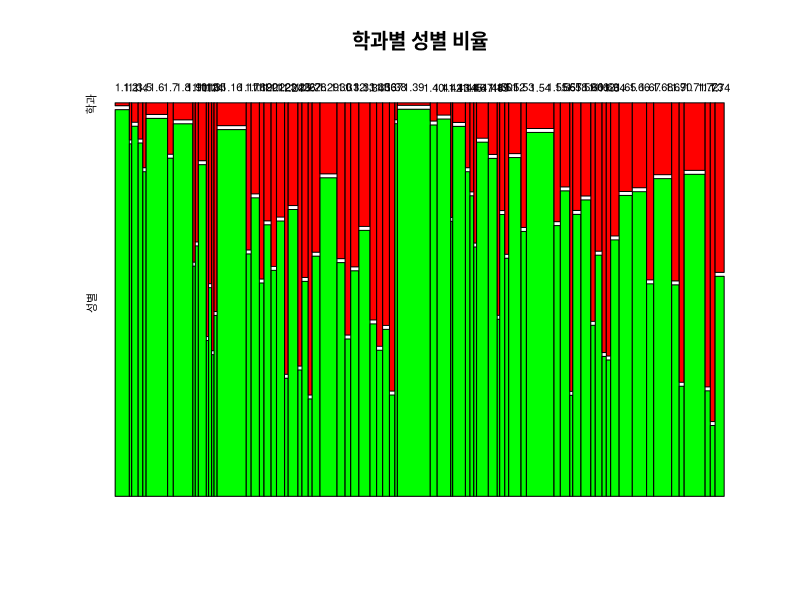

Write the R code that produced this figure.
setwd("D:/source1")
library(readxl)

data2 <- read_excel("2.xlsx")
data2

head(data2)
data<-data.frame(학과=data2$학과,성별=sample(c(data2$남,data2$여)))

mosaicplot(data,
           main="학과별 성별 비율",
           color = c("red","green"),
           off=1)